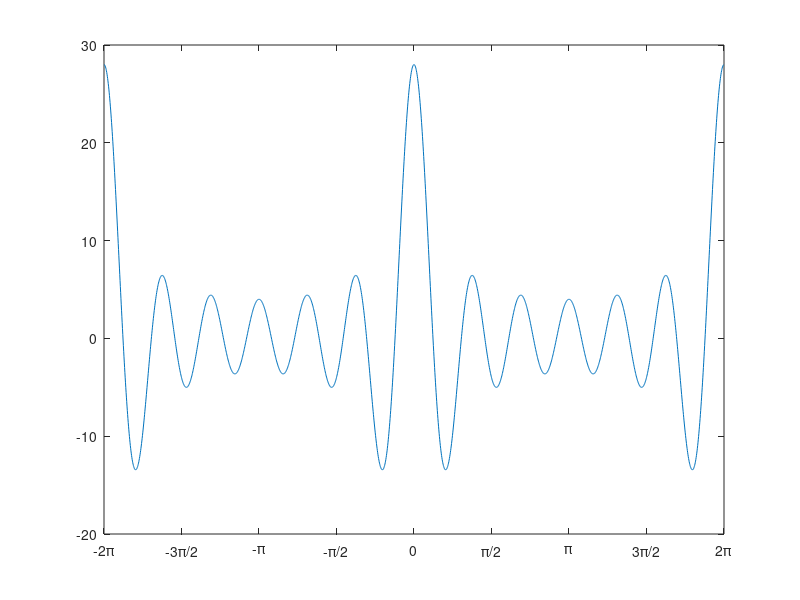

This figure's MATLAB source: (Note: this script raises an error after producing the figure.)
%% 测试自带fft函数
close all;
N = 1024;
X = [1,2,3,4,5,6,7];
plot([-2*pi:2*pi/N:2*pi-2*pi/N],[real(fft(X,N)),real(fft(X,N))]);
xlim([-2*pi 2*pi]);
set(gca,'XTick',[-2*pi:pi/2:2*pi]);
set(gca,'xtickLabel',{'-2π','-3π/2','-π','-π/2','0','π/2','π','3π/2','2π'});

%% 测试get_W函数
close all;
N = 1024;
y = get_W(N);
plot([0:2*pi/N:2*pi-2*pi/N],imag(y));
xlim([0 2*pi]);
set(gca,'XTick',[0:pi/2:2*pi]);
set(gca,'xtickLabel',{'0','π/2','π','3π/2','2π'});

%% 测试S_fft函数
close all;
N = 1024;
X = [1,2,3,4,5,6,7];
y = S_fft(X,N);
plot([-2*pi:2*pi/N:2*pi-2*pi/N],[real(y),real(y)]);
xlim([-2*pi 2*pi]);
set(gca,'XTick',[-2*pi:pi/2:2*pi]);
set(gca,'xtickLabel',{'-2π','-3π/2','-π','-π/2','0','π/2','π','3π/2','2π'});